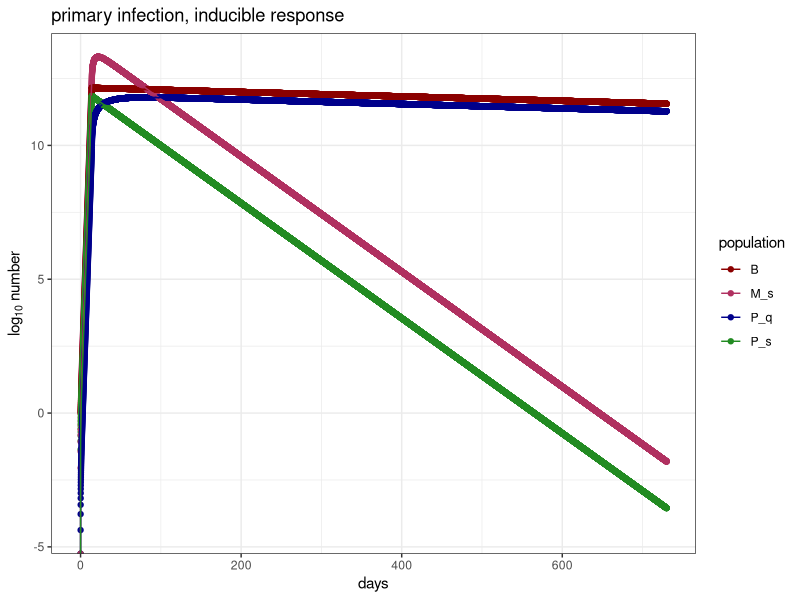
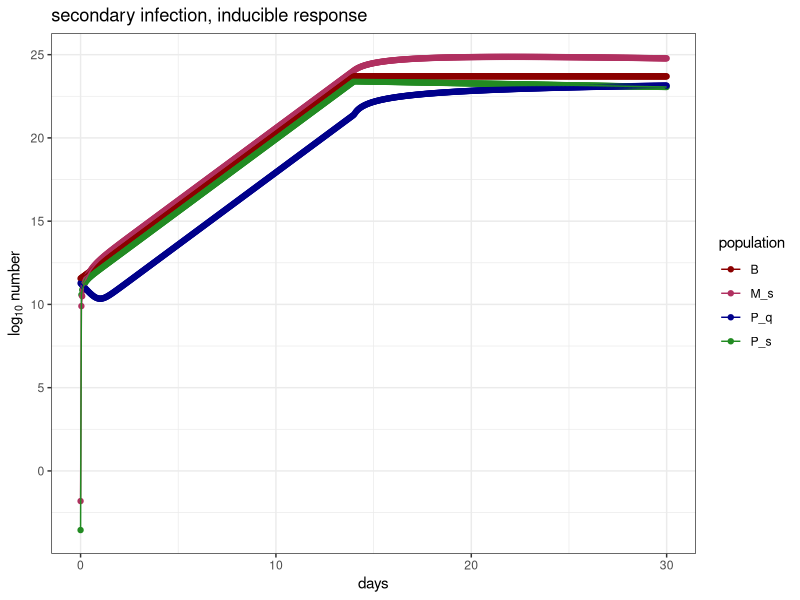
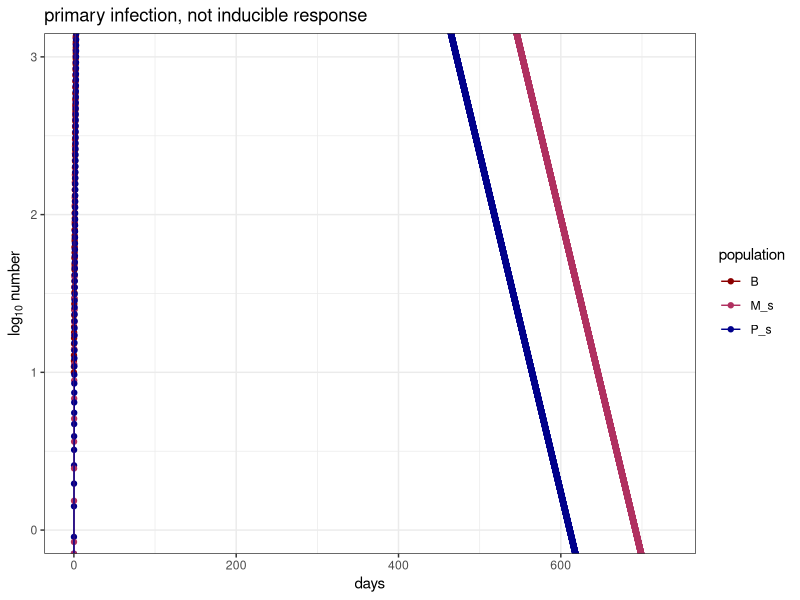
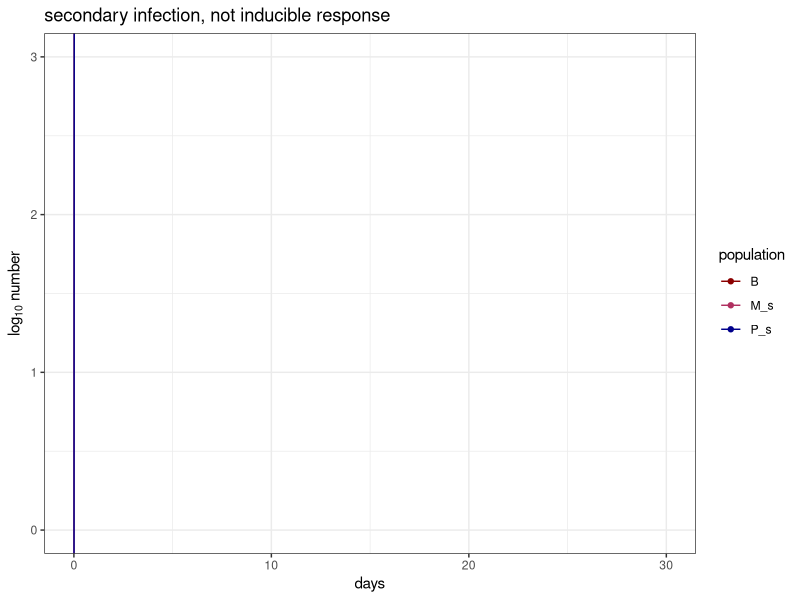
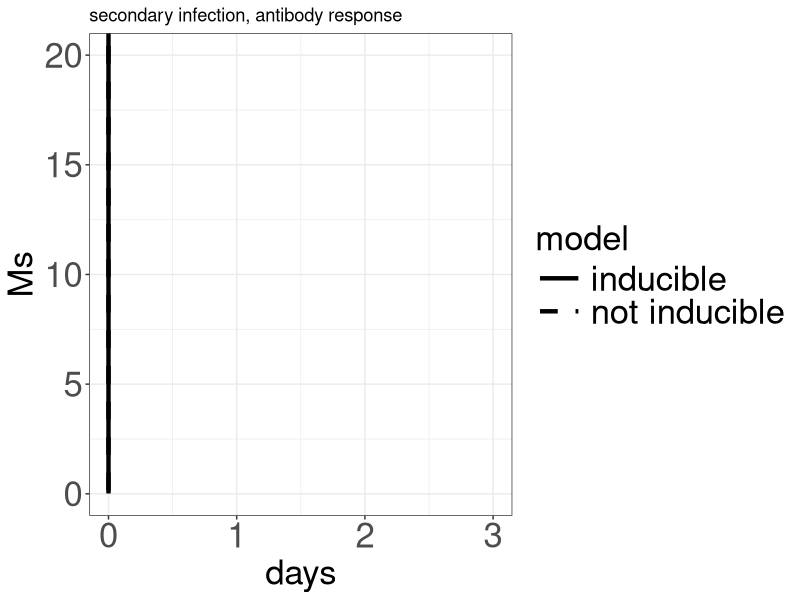
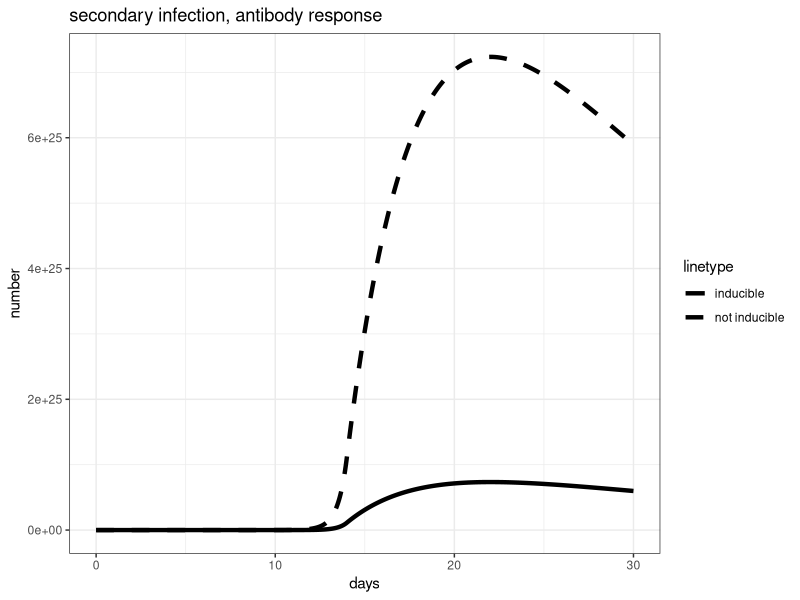
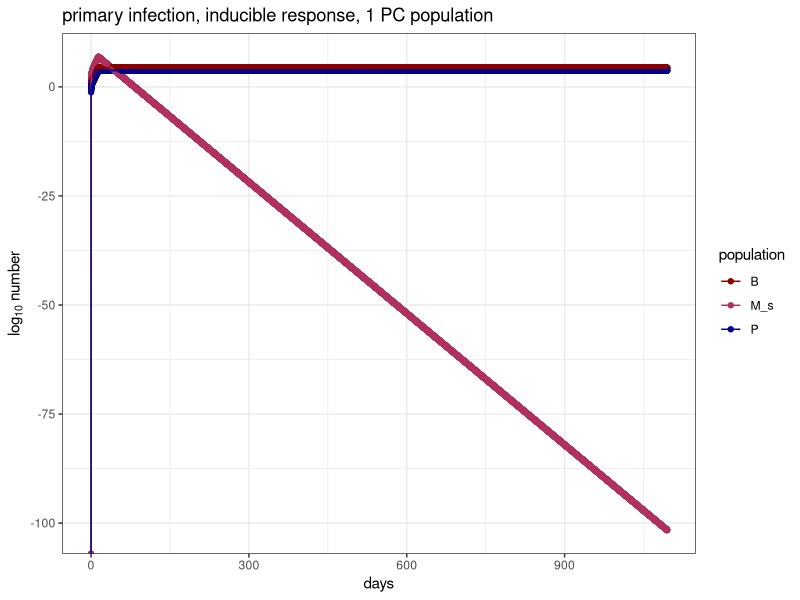
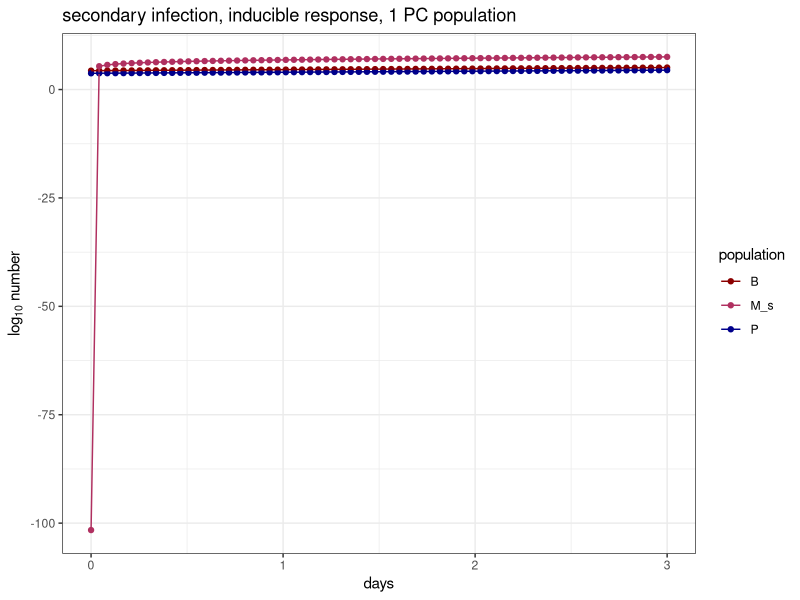

Recreate these plots in R, in order.
## ---- chunk 1
#install.package("here")
library(here)

#install.package("ggplot2")
library(ggplot2)

#install.package("gridExtra")
library(gridExtra)

#install.packages("tidyverse")
library(tidyverse)

#install.packages("deSolve")
library(deSolve)

#load functions
#source(here("code", "functions", "functions.R"))

#choose plotting colors
my_colors = c("darkred", "maroon", "darkblue", "forestgreen", "darkorange", "goldenrod") #choose color range
num_colors = length(my_colors) #set number of colors needed for plotting
my_colors = colorRampPalette(my_colors)(num_colors) #increase number of colors staying in color range
## ---- chunk 2
# Antibody concentrations in the respiratory mucosa #
secondary_response.model1 <- function(t, y, parms)  # Single partial immune class (RPS)                       
{with(as.list(parms),	# allows the parameter file parms to be as a list
      {  
        y = pmax(y,0)         # avoid negative values (not ideal but ok)
        
        # map the state variables
        B = y[1]         # B cells 
        P_s = y[2]       # Antibody secreting cells (specific)
        P_q = y[3]       # quiescent antibody secreting cells (specific)
        M_s = y[4]       # specific Ab in mucosa
        
        # make empty variables for the derivatives
        dB = 0      # change in specific Ab in the lumen
        dP_s = 0    # change in specific ASCs
        dP_q = 0    # change in quiescent ASCs
        dM_s = 0    # change in specific antibodies in mucosa
        
        #####################################
        # define V function 
        V.function = function(t_infection, t) {
          if(t>=min(t_infection) & t <= max(t_infection)){
            V = 1}
          else(V = 0)
        return(V)}
        # set V
        V = V.function(t_infection, t)
        #####################################
        ## calculate the derivatives
        # cell populations
        dB = r*(1-f)*V*B - d_B*B #proliferation only when virus present, some fraction f differentiates to P_s
        dP_s = r*f*V*B + s*V*P_q - d_s*P_s - q*P_s #differentiation from B cells or P_q only when virus present
        dP_q = q*P_s - d_q*P_q - s*V*P_q #P_s always differentiates to P_q with some rate q.
        
        # Specific antibodies        
        dM_s = a*P_s - d_a*M_s #P_s secretes antibody
        
        # output the derivatives
        dy=c(dB, dP_s, dP_q, dM_s) #vector of derivatives 
        
        return(list(dy)) #lists vector and returns
      }
  ) 
} # we will need to think about how to set M_ns if we want to track specific IgA in the lumen.

## ---- chunk 3
# death rates
d_B = log(2)/(365) # B cell death rate, x days half life
d_s = 0 # secretory cell death rate #don't consider for now
d_q = log(2)/(365) # quiescent cell death rate long lived like bm
  
# proliferation and differentiation
r = 3 # b cell proliferation rate - doubling time is 1/2 day
f = 1/3 # fraction of division that produce secretory cells
q = log(2)/14 # rate of secretory cells to quiescence #should equal d_mu
s = 3 # rate of quiescent cell recruitment to secretion #should be very fast, like a percentage per hour

# antibody dynamics
a = 10 # rate of IgA secretion by secretory cells # not dealing with density but total number now
d_a = log(2)/3 # IgA molecular decay rate, 3 days half life

# infection timing
t_infection = c(0,14) #time range of antigen presence (V = 1 when t in t_infection)
## ---- chunk 4
# parameters list for deSolve
params = list(
  d_B = d_B, # B cell death rate
  d_s = d_s, # secretory cell death rate
  d_q = d_q, # quiescent cell death rate
  d_a = d_a, # IgA molecular decay rate
    
  # proliferation and differentiation
  r = r, # b cell proliferation rate
  f = f, # fraction of division that produce secretory cells
  q = q, # rate of secretory cells to quiescence
  s = s, # rate of quiescent cell recruitment to secretion
  
  # antibody dynamics
  a = a, # rate of IgA secretion by secretory cells
  d_a = d_a, # IgA molecular decay rate in mucosa
  
  #infection timing
  t_infection = t_infection #time range of antigen presence (V = 1 when t in t_infection)
)

# simulation Time parameters 
Tmax   = 365*2                         # max time in days
points.per.day = 24              # output points per day

#initial conditions
init_cond = c("B" = 1, "P_s" = 0, "P_q" = 0, "M_s" = 0)

# solve 
soln = as.data.frame(ode(y = init_cond, times = seq(0, Tmax, length.out = Tmax*points.per.day), secondary_response.model1, parms = params)) 

# long form ode 
soln_long = soln %>% pivot_longer(
  cols = !c(time),
  names_to = "population",
  values_to = "number"
)

# ggplot
 plot = ggplot() +
  geom_point(data = soln_long, aes(x = time, y = log10(number), group = population, col = population)) + #plots each population seperately over time 
  geom_line(data = soln_long, aes(x = time, y = log10(number), group = population, col = population)) + #plots each population seperately over time
   #coord_cartesian(ylim = c(0,3)) +
   labs(x = "days",, y = bquote("log"[10] ~ "number"), title = "primary infection, inducible response") +
  theme_bw() + #removes grey background and changes aesthetics
  scale_color_manual(values = my_colors) #changes colors to defined vector

# print
print(plot)
## ---- chunk 5
# set initial conditions
init_cond = soln %>% select(!(time)) %>% slice(nrow(soln)) %>% unlist()

# simulation Time parameters 
Tmax   = 30                         # max time in days
points.per.day = 24              # output points per day

# solve 
soln_secondary = as.data.frame(ode(y = init_cond, times = seq(0, Tmax, length.out = Tmax*points.per.day), secondary_response.model1, parms = params)) 



# long form ode 
soln2_long = soln_secondary %>% pivot_longer(
  cols = !c(time),
  names_to = "population",
  values_to = "number"
)

# ggplot
 plot = ggplot() +
  geom_point(data = soln2_long, aes(x = time, y = log10(number), group = population, col = population)) + #plots each population seperately over time 
  geom_line(data = soln2_long, aes(x = time, y = log10(number), group = population, col = population)) + #plots each population seperately over time
   #coord_cartesian(ylim = c(0,3)) +
  labs(x = "days",, y = bquote("log"[10] ~ "number"), title = "secondary infection, inducible response") +
  theme_bw() + #removes grey background and changes aesthetics
  scale_color_manual(values = my_colors) #changes colors to defined vector

# print
print(plot)
## ---- chunk 6
# Antibody concentrations in the respiratory mucosa #
secondary_response.model_notinducible <- function(t, y, parms)  # Single partial immune class (RPS)                       
{with(as.list(parms),	# allows the parameter file parms to be as a list
      {  
        y = pmax(y,0)         # avoid negative values (not ideal but ok)
        
        # map the state variables
        B = y[1]         # B cells 
        P_s = y[2]       # Antibody secreting cells (specific)
        M_s = y[3]       # specific Ab in mucosa
        
        # make empty variables for the derivatives
        dB = 0      # change in specific Ab in the lumen
        dP_s = 0    # change in specific ASCs
        dM_s = 0    # change in specific antibodies in mucosa
        
        #####################################
        # define V function 
        V.function = function(t_infection, t) {
          if(t>=min(t_infection) & t <= max(t_infection)){
            V = 1}
          else(V = 0)
        return(V)}
        # set V
        V = V.function(t_infection, t)
        #####################################
        ## calculate the derivatives
        # cell populations
        dB = r*(1-f)*V*B - d_B*B #proliferation only when virus present, some fraction f differentiates to P_s
        dP_s = r*f*V*B - d_s*P_s #differentiation from B cells or P_q only when virus present
        
        # Specific antibodies        
        dM_s = a*P_s - d_a*M_s #P_s secretes antibody
        
        # output the derivatives
        dy=c(dB, dP_s, dM_s) #vector of derivatives 
        
        return(list(dy)) #lists vector and returns
      }
  ) 
} # we will need to think about how to set M_ns if we want to track specific IgA in the lumen.
## ---- chunk 7
# death rates
d_B = log(2)/(365) # B cell death rate, 2 years half life
d_s = log(2)/14 # rate of secretory cells to death #should equal d_mu
 
# proliferation and differentiation
r = 3 # b cell proliferation rate - doubling time is 1 day
f = 1/3 # fraction of division that produce secretory cells

# antibody dynamics
a = 10 # rate of IgA secretion by secretory cells # not dealing with density but total number now
d_a = log(2)/3 # IgA molecular decay rate, 3 days half life

# infection timing
t_infection = c(0,14) #time range of antigen presence (V = 1 when t in t_infection)
## ---- chunk 8
# parameters list for deSolve
params = list(
  d_B = d_B, # B cell death rate
  d_s = d_s, # secretory cell death rate

    
  # proliferation and differentiation
  r = r, # b cell proliferation rate
  f = f, # fraction of division that produce secretory cells

  # antibody dynamics
  a = a, # rate of IgA secretion by secretory cells
  d_a = d_a, # IgA molecular decay rate in mucosa
  
  #infection timing
  t_infection = t_infection #time range of antigen presence (V = 1 when t in t_infection)
)

# simulation Time parameters 
Tmax   = 365*2                         # max time in days
points.per.day = 24              # output points per day

#initial conditions
init_cond = c("B" = 10, "P_s" = 0, "M_s" = 0)

# solve 
soln_notinducible = as.data.frame(ode(y = init_cond, times = seq(0, Tmax, length.out = Tmax*points.per.day), secondary_response.model_notinducible, parms = params)) 

# long form ode 
soln_notinducible_long = soln_notinducible %>% pivot_longer(
  cols = !c(time),
  names_to = "population",
  values_to = "number"
)

# ggplot
 plot = ggplot() +
  geom_point(data = soln_notinducible_long, aes(x = time, y = log10(number), group = population, col = population)) + #plots each population seperately over time 
  geom_line(data = soln_notinducible_long, aes(x = time, y = log10(number), group = population, col = population)) + #plots each population seperately over time
   coord_cartesian(ylim = c(0,3)) +
   labs(x = "days", y = bquote("log"[10] ~ "number"), title = "primary infection, not inducible response") +
  theme_bw() + #removes grey background and changes aesthetics
  scale_color_manual(values = my_colors) #changes colors to defined vector

# print
print(plot)

## ---- chunk 9
# set initial conditions
init_cond = soln_notinducible %>% select(!(time)) %>% slice(nrow(soln_notinducible)) %>% unlist()

# simulation Time parameters 
Tmax   = 30                       # max time in days
points.per.day = 24              # output points per day

# solve 
soln_notinducible_secondary = as.data.frame(ode(y = init_cond, times = seq(0, Tmax, length.out = Tmax*points.per.day), secondary_response.model_notinducible, parms = params)) 



# long form ode 
soln_notinducible2_long = soln_notinducible_secondary %>% pivot_longer(
  cols = !c(time),
  names_to = "population",
  values_to = "number"
)

# ggplot
 plot = ggplot() +
  geom_point(data = soln_notinducible2_long, aes(x = time, y = log10(number), group = population, col = population)) + #plots each population seperately over time 
  geom_line(data = soln_notinducible2_long, aes(x = time, y = log10(number), group = population, col = population)) + #plots each population seperately over time
   labs(x = "days", y = bquote("log"[10] ~ "number"), title = "secondary infection, not inducible response") +
   coord_cartesian(ylim = c(0,3)) +
  theme_bw() + #removes grey background and changes aesthetics
  scale_color_manual(values = my_colors) #changes colors to defined vector

# print
print(plot)
## ---- chunk 10
plot = ggplot() + geom_line(data = soln2_long %>% filter(population == "M_s"), aes(x = time, y = (number), linetype = "inducible"), lwd = 1.5) + 
  geom_line(data = soln_notinducible2_long %>% filter(population == "M_s"), aes(x = time, y = (number), linetype = "not inducible"), lwd = 1.5) +
  coord_cartesian(xlim = c(0,3), ylim = c(0,20)) +
  scale_linetype_manual(values = c("inducible" = "solid", "not inducible" = "dashed")) +
  labs(x = "days", y = bquote("Ms"), linetype = "model", title = "secondary infection, antibody response") +
  theme_bw() + #removes grey background and changes aesthetics
  theme(axis.text = element_text(size = 25),
        axis.title = element_text(size = 25),
        legend.title = element_text(size = 25),
        legend.text = element_text(size = 25, hjust = 0),
        legend.key.width = unit(0.06, "npc")
  )
#print to viewer
print(plot)


## ---- chunk 11
plot = ggplot() + geom_line(data = soln2_long %>% filter(population == "M_s"), aes(x = time, y = (number), linetype = "inducible"), lwd = 1.5) + 
  geom_line(data = soln_notinducible2_long %>% filter(population == "M_s"), aes(x = time, y = (number), linetype = "not inducible"), lwd = 1.5) +
  scale_linetype_manual(values = c("inducible" = "solid", "not inducible" = "dashed")) +
  labs(x = "days", y = bquote("number"), title = "secondary infection, antibody response") +
  theme_bw() #removes grey background and changes aesthetics

#print to viewer
print(plot)


## ---- chunk 12
# Antibody concentrations in the respiratory mucosa #
secondary_response.model2 <- function(t, y, parms)  # Single partial immune class (RPS)                       
{with(as.list(parms),	# allows the parameter file parms to be as a list
      {  
        y = pmax(y,0)         # avoid negative values (not ideal but ok)
        
        # map the state variables
        B = y[1]         # B cells 
        P = y[2]       # Antibody secreting cells (specific)
        M_s = y[3]       # specific Ab in mucosa
        
        # make empty variables for the derivatives
        dB = 0      # change in specific Ab in the lumen
        dP = 0    # change in specific ASCs
        dM_s = 0    # change in specific antibodies in mucosa
        
        #####################################
        # define V function 
        V.function = function(t_infection, t) {
          if(t>=min(t_infection) & t <= max(t_infection)){
            V = 1}
          else(V = 0)
        return(V)}
        # set V
        V = V.function(t_infection, t)
        #####################################
        ## calculate the derivatives
        # cell populations
        dB = r*(1-f)*V*B - d_B*B #proliferation only when virus present, some fraction f differentiates to P
        dP = r*f*V*B - d_p*P  #differentiation from B cells only when virus present
        
        # Specific antibodies        
        dM_s = a*V*P - d_a*M_s #P secretes antibody only in the presence of virus
        
        # output the derivatives
        dy=c(dB, dP, dM_s) #vector of derivatives 
        
        return(list(dy)) #lists vector and returns
      }
  ) 
} # we will need to think about how to set M_ns if we want to track specific IgA in the lumen.

## ---- chunk 13
# death rates
d_B = log(2)/(365*50) # B cell death rate, 50 years half life # B cell death rate
d_p = log(2)/(365*50) # plasma cell death rate
d_a = log(2)/3 # IgA molecular decay rate, 3 days half life

  
# proliferation and differentiation
r = log(2)/1 # b cell proliferation rate - doubling time is 1/2 day
f = .2 # fraction of division that produce secretory cells
  
# antibody dynamics
a = 10^6/10^3 # rate of IgA secretion by secretory cells # not dealing with density but total number now
d_a = log(2)/3 # IgA molecular decay rate, 3 days half life

# infection timing
t_infection = c(0,14) #time range of antigen presence (V = 1 when t in t_infection)
## ---- chunk 14
# parameters list for deSolve
params = list(
  d_B = d_B, # B cell death rate
  d_p = d_p, # plasma cell death rate
  d_a = d_a, # IgA molecular decay rate
    
  # proliferation and differentiation
  r = r, # b cell proliferation rate
  f = f, # fraction of division that produce secretory cells
  
  # antibody dynamics
  a = a, # rate of IgA secretion by secretory cells
  d_a = d_a, # IgA molecular decay rate in mucosa
  
  #infection timing
  t_infection = t_infection #time range of antigen presence (V = 1 when t in t_infection)
)

# simulation Time parameters 
Tmax   = 365*3                         # max time in days
points.per.day = 24              # output points per day

#initial conditions
init_cond = c("B" = 10^4/10^3, "P" = 0, "M_s" = 0)

# solve 
soln = as.data.frame(ode(y = init_cond, times = seq(0, Tmax, length.out = Tmax*points.per.day), secondary_response.model2, parms = params)) 

# long form ode 
soln_long = soln %>% pivot_longer(
  cols = !c(time),
  names_to = "population",
  values_to = "number"
)

# ggplot
 plot = ggplot() +
  geom_point(data = soln_long, aes(x = time, y = log10(number), group = population, col = population)) + #plots each population seperately over time 
  geom_line(data = soln_long, aes(x = time, y = log10(number), group = population, col = population)) + #plots each population seperately over time
   labs(x = "days", y = bquote("log"[10] ~ "number"), title = "primary infection, inducible response, 1 PC population") +
  theme_bw() + #removes grey background and changes aesthetics
  scale_color_manual(values = my_colors) #changes colors to defined vector

# print
print(plot)
## ---- chunk 15
# set initial conditions
init_cond = soln %>% select(!(time)) %>% slice(nrow(soln)) %>% unlist()

# simulation Time parameters 
Tmax   = 3                         # max time in days
points.per.day = 24              # output points per day

# solve 
soln_secondary = as.data.frame(ode(y = init_cond, times = seq(0, Tmax, length.out = Tmax*points.per.day), secondary_response.model2, parms = params)) 



# long form ode 
soln2_long = soln_secondary %>% pivot_longer(
  cols = !c(time),
  names_to = "population",
  values_to = "number"
)

# ggplot
 plot = ggplot() +
  geom_point(data = soln2_long, aes(x = time, y = log10(number), group = population, col = population)) + #plots each population seperately over time 
  geom_line(data = soln2_long, aes(x = time, y = log10(number), group = population, col = population)) + #plots each population seperately over time
  labs(x = "days", y = bquote("log"[10] ~ "number"), title = "secondary infection, inducible response, 1 PC population") +
  theme_bw() + #removes grey background and changes aesthetics
  scale_color_manual(values = my_colors) #changes colors to defined vector

# print
print(plot)
## ---- chunk 16
plot = ggplot() + geom_line(data = soln2_long %>% filter(population == "M_s"), aes(x = time, y = log10(number), linetype = "inducible"), lwd = 1.5) + 
  geom_line(data = soln_notinducible2_long %>% filter(population == "M_s"), aes(x = time, y = log10(number), linetype = "not inducible"), lwd = 1.5) +
  scale_linetype_manual(values = c("inducible" = "solid", "not inducible" = "dashed")) +
  labs(x = "days", y = bquote("log"[10] ~ "number"), title = "secondary infection, antibody response") +
  theme_bw() #removes grey background and changes aesthetics

#print to viewer
print(plot)
